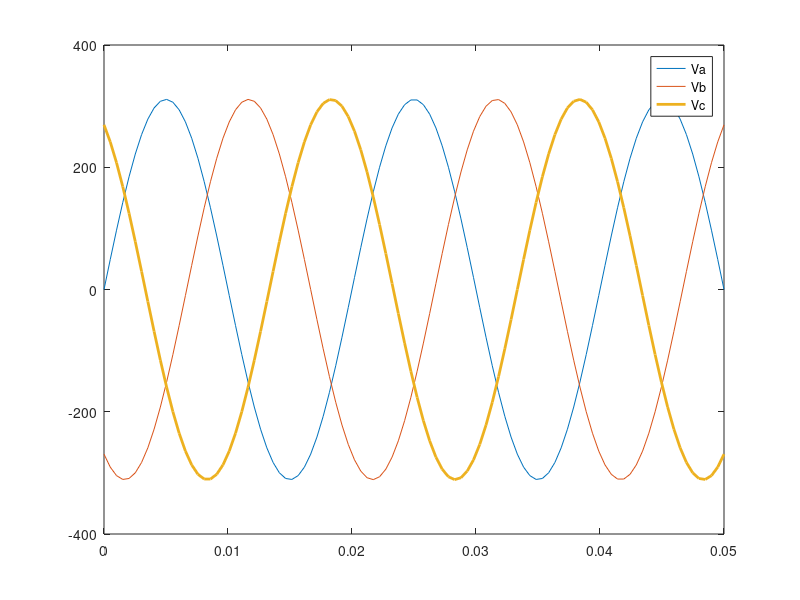

Here is the MATLAB script that generated this plot:
t = linspace(0, 0.05, 100);
va = 220*1.414*sin(2*pi*50*t);
vb = 220*1.414*sin(2*pi*50*t-2*pi/3);
vc = 220*1.414*sin(2*pi*50*t-4*pi/3);
plot(t, va, t, vb, t, vc, 'LineWidth', 2);
legend('Va','Vb','Vc')